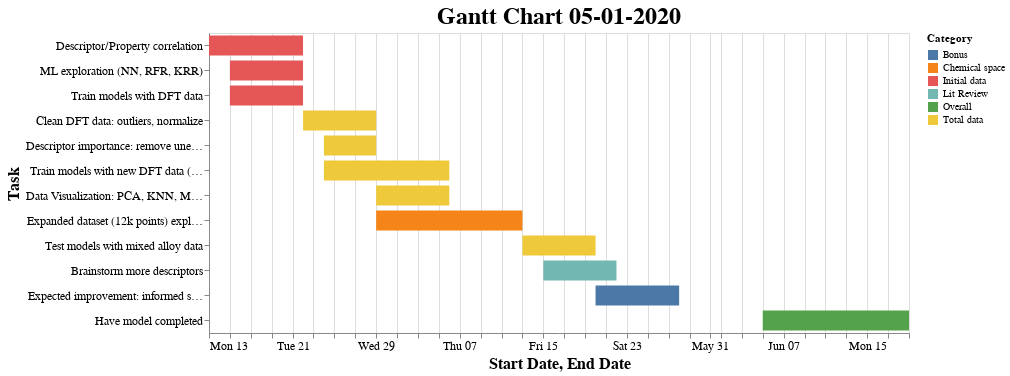

The code cell stored with this chart in its notebook:
### Code cell
df = df_200501
df["Start Date"] = pd.to_datetime(df["Start Date"], )
df["End Date"] = pd.to_datetime(df["End Date"])

chart = alt.Chart(df, title='Gantt Chart 05-01-2020').mark_bar(size=20).encode(
    x='Start Date',
    x2='End Date',
    y=alt.Y('Task', 
            sort=list(df.sort_values(["End Date", "Start Date"])
                                    ["Task"])), # Custom sorting
    color='Category'
    ).configure_axis(
        labelFontSize=12,
        titleFontSize=16
    ).configure_title(
        fontSize=24
    ).properties(
        width=700,
        height=300
)

chart

### Figure 1 — Vega-Lite specification as saved in the notebook (floating-point values rounded to 4 significant figures)
{"config": {"view": {"continuousWidth": 400, "continuousHeight": 300}, "axis": {"labelFontSize": 12, "titleFontSize": 16}, "title": {"fontSize": 24}}, "data": {"name": "data-61fdd719388492a60cfcd5566c175828"}, "mark": {"type": "bar", "size": 20}, "encoding": {"color": {"type": "nominal", "field": "Category"}, "x": {"type": "temporal", "field": "Start Date"}, "x2": {"field": "End Date"}, "y": {"type": "nominal", "field": "Task", "sort": ["Descriptor/Property correlation", "ML exploration (NN, RFR, KRR)", "Train models with DFT data", "Clean DFT data: outliers, normalize", "Descriptor importance: remove unecessary", "Train models with new DFT data (NN, RFR, LASSO, GPR)", "Data Visualization: PCA, KNN, MDS", "Expanded dataset (12k points) exploration", "Test models with mixed alloy data", "Brainstorm more descriptors", "Expected improvement: informed selection of new training data", "Have model completed"]}}, "height": 300, "title": "Gantt Chart 05-01-2020", "width": 700, "$schema": "https://vega.github.io/schema/vega-lite/v4.0.2.json", "datasets": {"data-61fdd719388492a60cfcd5566c175828": [{"Task": "Descriptor/Property correlation", "Category": "Initial data", "Start Date": "2020-04-13T00:00:00", "End Date": "2020-04-22T00:00:00"}, {"Task": "ML exploration (NN, RFR, KRR)", "Category": "Initial data", "Start Date": "2020-04-15T00:00:00", "End Date": "2020-04-22T00:00:00"}, {"Task": "Train models with DFT data", "Category": "Initial data", "Start Date": "2020-04-15T00:00:00", "End Date": "2020-04-22T00:00:00"}, {"Task": "Clean DFT data: outliers, normalize", "Category": "Total data", "Start Date": "2020-04-22T00:00:00", "End Date": "2020-04-29T00:00:00"}, {"Task": "Descriptor importance: remove unecessary", "Category": "Total data", "Start Date": "2020-04-24T00:00:00", "End Date": "2020-04-29T00:00:00"}, {"Task": "Train models with new DFT data (NN, RFR, LASSO, GPR)", "Category": "Total data", "Start Date": "2020-04-24T00:00:00", "End Date": "2020-05-06T00:00:00"}, {"Task": "Test models with mixed alloy data", "Category": "Total data", "Start Date": "2020-05-13T00:00:00", "End Date": "2020-05-20T00:00:00"}, {"Task": "Data Visualization: PCA, KNN, MDS", "Category": "Total data", "Start Date": "2020-04-29T00:00:00", "End Date": "2020-05-06T00:00:00"}, {"Task": "Expanded dataset (12k points) exploration", "Category": "Chemical space", "Start Date": "2020-04-29T00:00:00", "End Date": "2020-05-13T00:00:00"}, {"Task": "Brainstorm more descriptors", "Category": "Lit Review", "Start Date": "2020-05-15T00:00:00", "End Date": "2020-05-22T00:00:00"}, {"Task": "Expected improvement: informed selection of new training data", "Category": "Bonus", "Start Date": "2020-05-20T00:00:00", "End Date": "2020-05-28T00:00:00"}, {"Task": "Have model completed", "Category": "Overall", "Start Date": "2020-06-05T00:00:00", "End Date": "2020-06-19T00:00:00"}]}}
